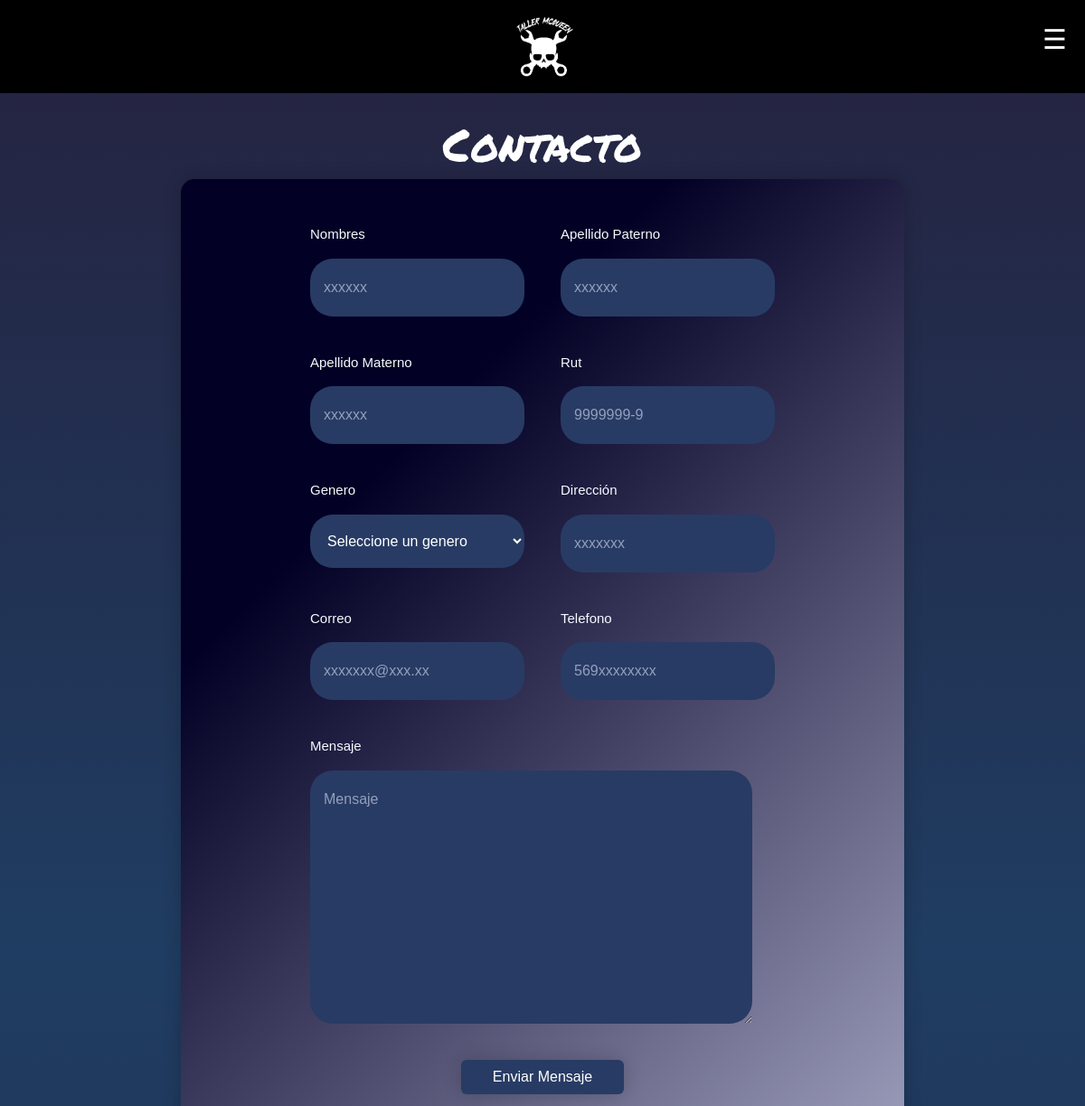
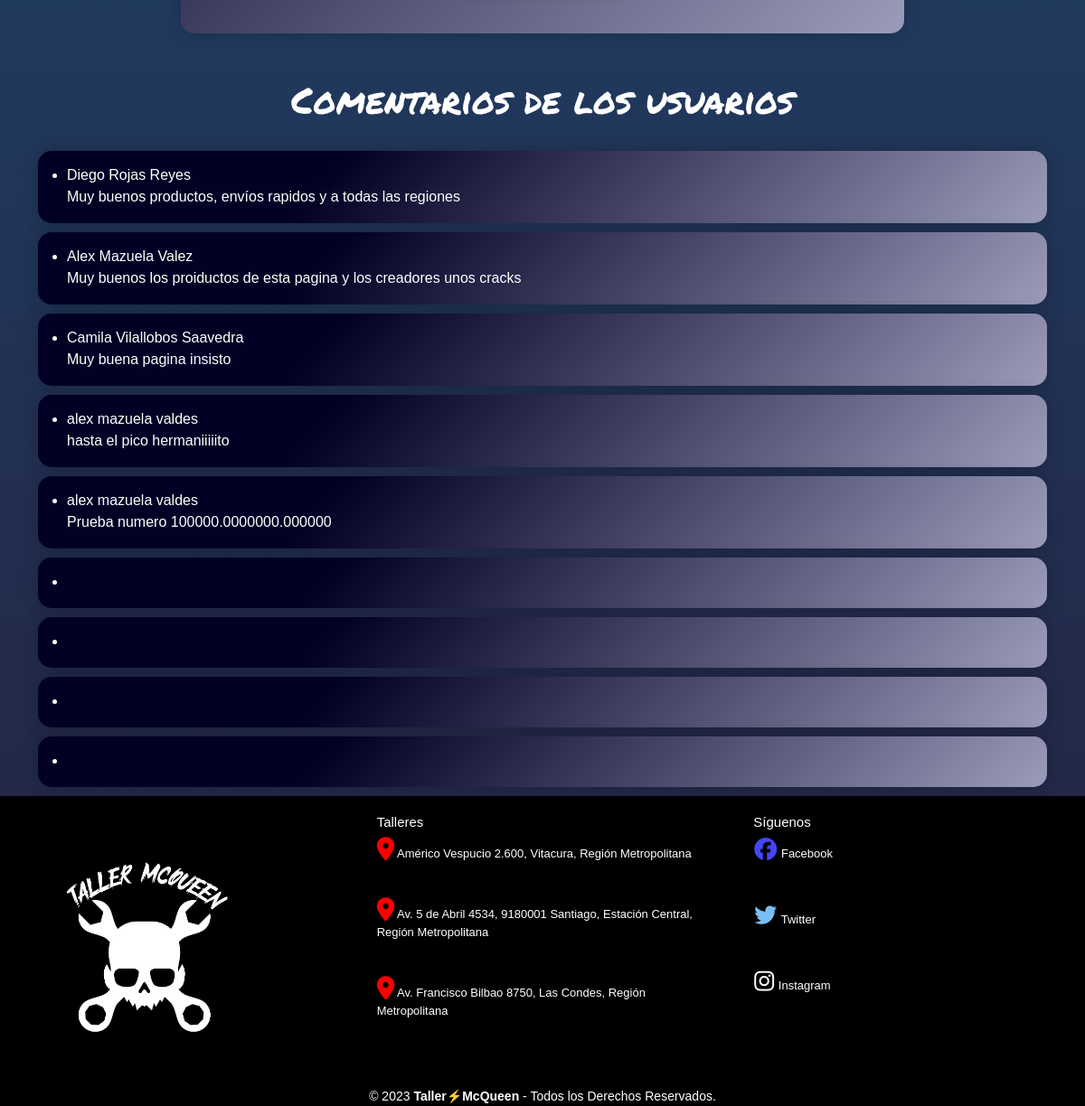
The app's page /mycontacto with its own data (2 pictures, top to bottom).
### productos/models.py (models this page shows, shortened)
class ContactoAdmin(models.Model):
    nombre=models.CharField(max_length=30)
    apellidoP=models.CharField(max_length=30)
    apellidoM=models.CharField(max_length=30)
    rut=models.CharField(max_length=11)
    genero=models.IntegerField(null=False, blank=False,choices=opciones_genero
                               ,default=1)
    direccion=models.CharField(max_length=50)
    email=models.EmailField(max_length=60)
    phone=models.CharField(max_length=11)
    mensaje=models.CharField(max_length=300)

### productos/views.py (the view)
# urls.py: path('mycontacto', views.contacto, name='contacto'),
def contacto(request):
    productos= ContactoAdmin.objects.raw('SELECT * from productos_contactoadmin')
    print(productos)
    context={'productos':productos}
    return render(request, 'productos/contacto.html',context)

### productos/context_processor.py (called while the page is built)
def total_carrito(request):
    total = 0
    if request.user.is_authenticated:
        if "carrito" in request.session.keys():
            for key, value in request.session["carrito"].items():
                total += int(value["acumulado"])
    return {"total_carrito": total}

### productos/templates/productos/contacto.html (shortened to what this page needs)
{% extends 'productos/base.html' %}
{% load static %}
{% block contenido %}
<body id="contacto">
<h1 class="titC" style="padding-top: 130px; font-family: 'Permanent Marker'; font-size: 50px; text-align: center; color: white;">Contacto</h1>
    <div class="formulario">
        <form action="{% url 'registrarComentario' %}" id="formulario" method="POST">{% csrf_token %}
            <div class="form-group" >
                <div class="form-content">
                    <label for="name">Nombres</label>
                    <input type="text" id="name" name="nombre" placeholder="xxxxxx" maxlength="30" minlength="2" pattern="[A-Za-z]+">
                </div>
                <div class="form-content">
                    <label for="apPaterno">Apellido Paterno</label>
                    <input type="text" id="apPaterno" name="apellidoP" placeholder="xxxxxx" maxlength="30" minlength="3" pattern="[A-Za-z]+">
                </div>
                <div class="form-content">
                    <label for="apMaterno">Apellido Materno</label>
                    <input type="text" id="apMaterno" name="apellidoM" placeholder="xxxxxx" maxlength="30" minlength="3" pattern="[A-Za-z]+">
                </div>
                <div class="form-content">
                    <label for="rut">Rut</label>
                    <input type="text" id="rut" name="rut" placeholder="9999999-9" maxlength="10" minlength="9" pattern="[0-9\-]+">
                </div>
                <div class="form-content" id="box-container">
                    <label for="select-box">Genero</label>
                    <select name="genero" id="select-box">
                        <option value="0" selected>Seleccione un genero</option>
                    </select>
                </div>
                <div class="form-content">
                    <label for="direccion">Dirección</label>
                    <input type="text" id="direccion" name="direccion" placeholder="xxxxxxx" maxlength="60" minlength="15">
                </div>
                <div class="form-content">
                    <label for="email">Correo</label>
                    <input type="email" id="email" name="email" placeholder="xxxxxxx@xxx.xx">
                </div>
                <div class="form-content">
                    <label for="phone">Telefono</label>
                    <input type="tel" id="phone" name="phone" placeholder="569xxxxxxxx" pattern="^[0-9]+$" maxlength="11" minlength="11" >
                </div>
                <div class="form-content">
                    <label for="message">Mensaje</label>
                <textarea class="textoo" type="message" id="message" name="mensaje" cols="30" rows="10" placeholder="Mensaje" maxlength="300"></textarea>
                </div>
            </div>
            <div class="form-content" id="">
                <input class="btn" type="submit" name="contact" value="Enviar Mensaje" style="background-color: #283b64; color: white;">
            </div>
        </form>
    </div>
    <div class="container" id="msjusers" style="color: white;">
        <div>
            <h1>Comentarios de los usuarios</h1>
            <br>
            {% for productos in productos %}
            <div id="contenedormsj">
                <ul>
                    <li>{{productos.nombre}} {{productos.apellidoP}} {{productos.apellidoM}}
                    <br>
                    {{productos.mensaje}}
                </ul>
            </div>
            {% endfor %}
        </div>
    </div>
</body>
{% endblock%}

### productos/static/productos/css/stylex.css (style rules this page uses)
* { margin: 0; padding: 0; border: 0; font-size: 100%; vertical-align: baseline; }
body { text-align: center; font-family: sans-serif; min-height: 100vh; }
.container { text-align: center; }
#contacto { font-family: Arial, Helvetica, sans-serif; background: linear-gradient( 180deg, rgba(37,34,63,1) 0%, rgba(31,61,98,1) 50%, rgba(35,40,72,1) 100% ); align-items: center; justify-content: center; min-height: 100vh; }
form { padding: 50px; background: rgb(2, 0, 36); background: linear-gradient( 135deg, rgba(2, 0, 36, 1) 29%, rgba(155, 155,186, 1) 100%, rgba(0, 212, 255,1) 100% ); border-radius: 15px; box-shadow: 0 0 20px rgba(0, 0, 0, 0.2); width: 800px; text-align: left; flex-direction: column; }
.form-group { display: grid; grid-template-columns: repeat(2,1fr); grid-gap: 40px; margin-bottom: 40px; }
.form-content { display: flex; flex-direction: column; }
label { color: #f5fcff; font-size: 15px; margin-bottom: 15px; }
input, textarea { padding: 20px 15px; background-color: #283b64; border: 0; outline: none; border-radius: 25px; color: #f5fcff; font-size: 16px; }
::placeholder { color: #949fbd; font-size: 16px; }
textarea { margin-bottom: 40px; }
.textoo { margin-right: -350px; }
#message { width: 489px; padding:auto; }
.btn { padding: 17px 15px; width: 180px; align-self: center; display: flex; text-transform: capitalize; color: #f5fcff; font-size: 16px; box-shadow: 0 0 20px rgba(0, 0, 0, 0.2); cursor: pointer; }
#select-box { border: none; background-color: #283b64; color: white; font-size: 16px; padding: 20px 15px; border-radius: 25px; }
#select-box option { border-radius: 25px; }
.formulario, form { justify-content: center; align-items: center; display: flex; padding-bottom: 50px; }
#msjusers { font-family: 'Permanent Marker', cursive; }
#contenedormsj { font-family: Arial, Helvetica, sans-serif; background: linear-gradient( 135deg, rgba(2, 0, 36, 1) 29%, rgba(155, 155,186, 1) 100%, rgba(0, 212, 255,1) 100% ); justify-content: left; border-radius: 15px; box-shadow: 0 0 20px rgba(0, 0, 0, 0.2); text-align: left; padding-top: 15px; padding-bottom: 1px; margin-bottom: 10px; }

### records on screen
ContactoAdmin: nombre "Diego", apellidoP "Rojas", apellidoM "Reyes", mensaje "Muy buenos productos, envíos rapidos y a todas las regiones"
ContactoAdmin: nombre "Alex", apellidoP "Mazuela", apellidoM "Valez", mensaje "Muy buenos los proiductos de esta pagina y los creadores unos cracks"
ContactoAdmin: nombre "Camila", apellidoP "Vilallobos", apellidoM "Saavedra", mensaje "Muy buena pagina insisto"
ContactoAdmin: nombre "alex", apellidoP "mazuela", apellidoM "valdes", mensaje "hasta el pico hermaniiiiito"
ContactoAdmin: nombre "alex", apellidoP "mazuela", apellidoM "valdes", mensaje "Prueba numero 100000.0000000.000000"
